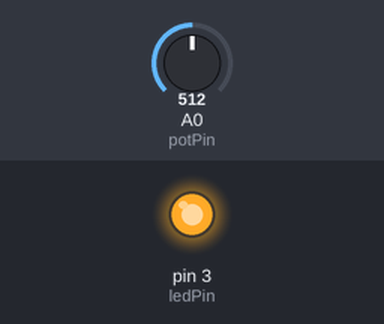
The sketch below on a simulated Arduino Uno, built with avr-gcc and run on an emulated ATmega328P. On the bench: output pins drawn as LEDs (lit = HIGH). The inputs (shaded band) are chosen by the test bench; at power-on: A0 (potPin) = 512.

Above: at 1.3 s.
1.4 s: A0 (potPin) set to 0
At 2.0 s:
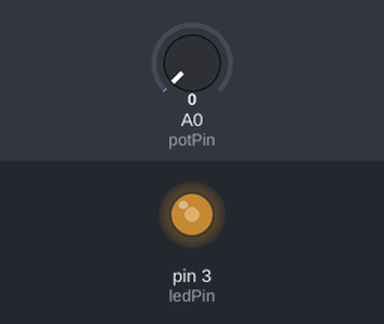
3.0 s: A0 (potPin) set to 122
At 3.18 s:
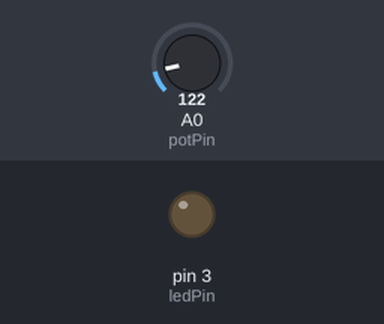
Timing chart, 0 to 12.1 s (numbered marks = the images above; inputs shaded):
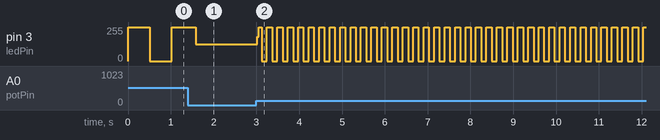

The sketch:

BlinkyBlink.ino
```cpp
int potPin = 0; //declare a value for the analog pin
int ledPin = 3; //declare a value for the Led pin

// the setup function runs once when you press reset or power the board
void setup() {
  // initialize digital LED Pin as an output.
  pinMode(ledPin, OUTPUT);
}

// the loop function runs over and over again forever
void loop() {
  digitalWrite(ledPin, HIGH);   // turn the LED on (HIGH is the voltage level)
  delay(analogRead(potPin));    // wait for a length of time reading from pot
  digitalWrite(ledPin, LOW);    // turn the LED off by making the voltage LOW
  delay(analogRead(potPin));    // wait for a length of time reading from pot
}
```

Measured:
- after the input at 3.0 s, pin 3 (ledPin): 126/255 → 181/255 at once, then moves between 0/255 and 255/255, repeating every 0.49 s
